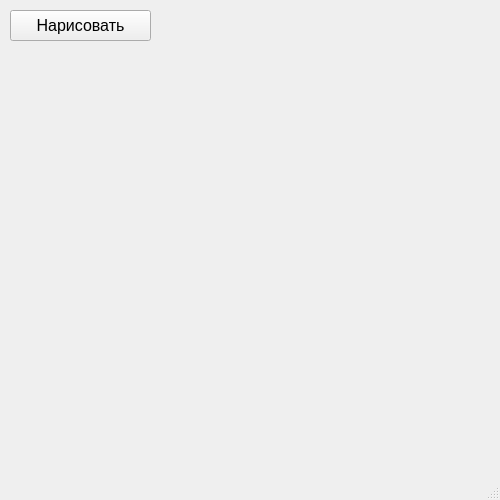
<?xml version="1.0" encoding="UTF-8"?>
<ui version="4.0">
 <class>MainWindow</class>
 <widget class="QMainWindow" name="MainWindow">
  <property name="geometry">
   <rect>
    <x>0</x>
    <y>0</y>
    <width>500</width>
    <height>500</height>
   </rect>
  </property>
  <property name="windowTitle">
   <string>Git и желтые окружности</string>
  </property>
  <widget class="QWidget" name="centralwidget">
   <widget class="QPushButton" name="draw_button">
    <property name="geometry">
     <rect>
      <x>10</x>
      <y>10</y>
      <width>141</width>
      <height>31</height>
     </rect>
    </property>
    <property name="font">
     <font>
      <pointsize>12</pointsize>
     </font>
    </property>
    <property name="text">
     <string>Нарисовать</string>
    </property>
   </widget>
  </widget>
  <widget class="QMenuBar" name="menubar">
   <property name="geometry">
    <rect>
     <x>0</x>
     <y>0</y>
     <width>500</width>
     <height>27</height>
    </rect>
   </property>
  </widget>
  <widget class="QStatusBar" name="statusbar"/>
 </widget>
 <resources/>
 <connections/>
</ui>
